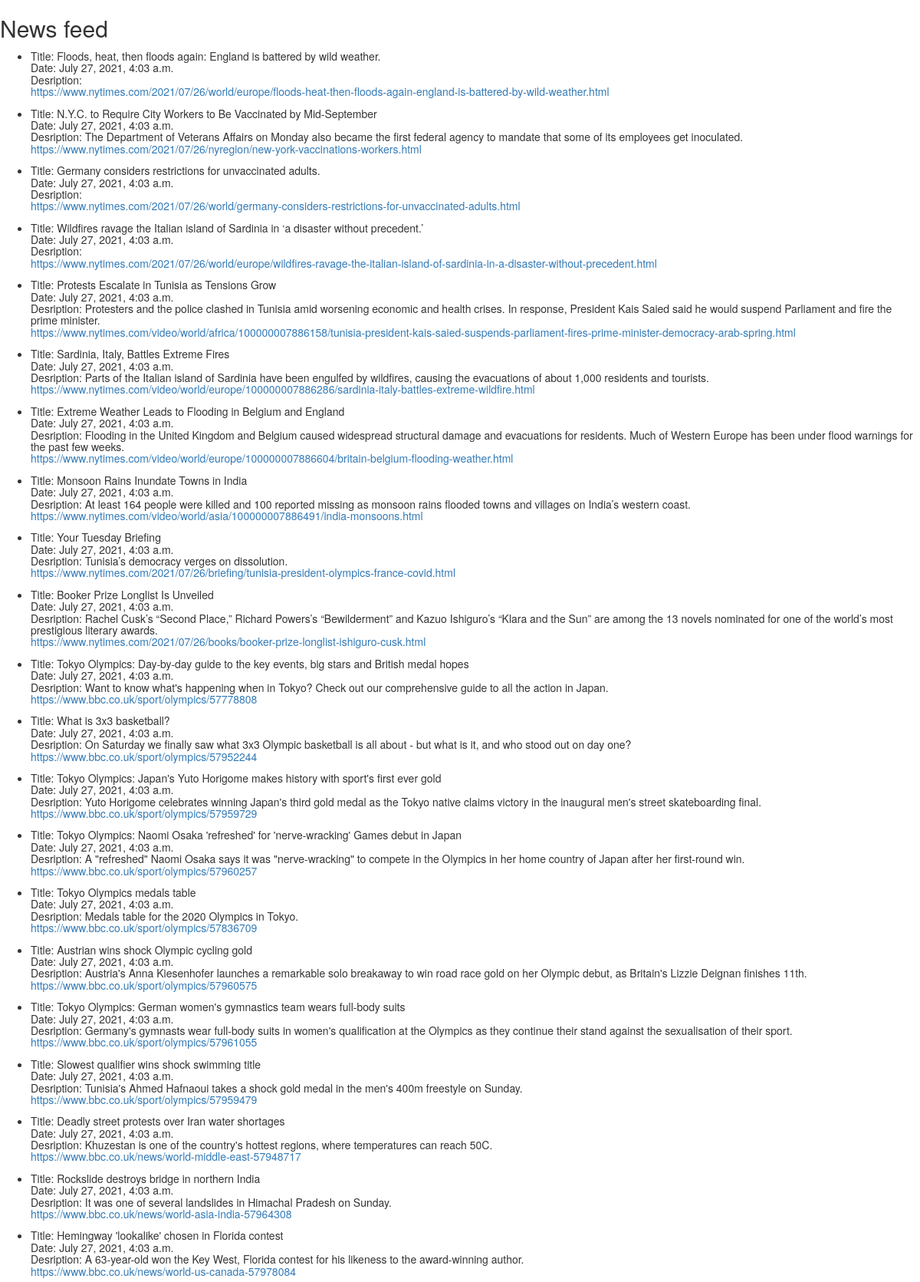
The page / (upper part) on the database its author committed.
### feed/models.py (models this page shows, shortened)
class RssFeedItems(models.Model):
    title = models.CharField(max_length=255)
    feed = models.ForeignKey(RssFeed, on_delete=models.PROTECT, blank=True)
    link = models.CharField(max_length=255)
    thumbnail = models.ImageField()
    desc = models.TextField(null=True, blank=True)
    slug = models.SlugField(max_length=255, null=False)
    created_at = models.DateTimeField(auto_now_add=True)
    class Meta:
        ordering = ["-created_at"]

### feed/views.py (the view, shortened to what this page needs)
# urls.py: urlpatterns = [path("", RssFeedItemsView.as_view(), name="feed_list")]
class RssFeedItemsView(ListView):
    model = RssFeedItems
    queryset = RssFeedItems.objects.all()
    template_name = "feeds.html"
    context_object_name = "feed_list"
    def get_queryset(self):
        links = RssFeed.objects.values_list("link", flat=True)
        for l in links:
            feed = feedparser.parse(l)
        items = RssFeedItems.objects.all()
        return items

### feed/templates/feeds.html
{% extends 'base.html' %}
{% block content %}
<h2> News feed</h2>
<ul>
    {% for feed in feed_list %}
    <li>
        <h5>
            Title:
            {{feed.title}}<br>
            Date:
            {{feed.created_at}}
            <br>
            Desription:
            {{feed.desc}} <br>
            <a href="{{ feed.link }}" target="_blank">{{ feed.link }} </a>
        </h5>
    </li>
    {% endfor %}
</ul>
{% endblock %}

### feed/templates/base.html (shortened to what this page needs)
{% load static %}
<!DOCTYPE html>
<html lang="en">
    <head>
        <link rel="stylesheet" href="https://maxcdn.bootstrapcdn.com/bootstrap/3.3.4/css/bootstrap.min.css">
        <link rel="stylesheet" href="https://maxcdn.bootstrapcdn.com/bootstrap/3.3.4/css/bootstrap-theme.min.css">
    </head>
    <body>
        {% block content %}
        {% endblock %}
    </body>
</html>

### rows shown on the page
RssFeedItems: title "Floods, heat, then floods again: England is battered by wild weather.", created_at "July 27, 2021, 4:03 a.m.", link "https://www.nytimes.com/2021/07/26/world/europe/floods-heat-then-floods-again-england-is-battered-by-wild-weather.html"
RssFeedItems: title "N.Y.C. to Require City Workers to Be Vaccinated by Mid-September", created_at "July 27, 2021, 4:03 a.m.", desc "The Department of Veterans Affairs on Monday also became the first federal agency to mandate that some of its employees get inoculated.", link "https://www.nytimes.com/2021/07/26/nyregion/new-york-vaccinations-workers.html"
RssFeedItems: title "Germany considers restrictions for unvaccinated adults.", created_at "July 27, 2021, 4:03 a.m.", link "https://www.nytimes.com/2021/07/26/world/germany-considers-restrictions-for-unvaccinated-adults.html"
RssFeedItems: title "Wildfires ravage the Italian island of Sardinia in ‘a disaster without precedent.’", created_at "July 27, 2021, 4:03 a.m.", link "https://www.nytimes.com/2021/07/26/world/europe/wildfires-ravage-the-italian-island-of-sardinia-in-a-disaster-without-precedent.html"
RssFeedItems: title "Protests Escalate in Tunisia as Tensions Grow", created_at "July 27, 2021, 4:03 a.m.", desc "Protesters and the police clashed in Tunisia amid worsening economic and health crises. In response, President Kais Saied said he would suspend Parliament and fire the prime minister.", link "https://www.nytimes.com/video/world/africa/100000007886158/tunisia-president-kais-saied-suspends-parliament-fires-prime-minister-democracy-arab-spring.html"
RssFeedItems: title "Sardinia, Italy, Battles Extreme Fires", created_at "July 27, 2021, 4:03 a.m.", desc "Parts of the Italian island of Sardinia have been engulfed by wildfires, causing the evacuations of about 1,000 residents and tourists.", link "https://www.nytimes.com/video/world/europe/100000007886286/sardinia-italy-battles-extreme-wildfire.html"
RssFeedItems: title "Extreme Weather Leads to Flooding in Belgium and England", created_at "July 27, 2021, 4:03 a.m.", desc "Flooding in the United Kingdom and Belgium caused widespread structural damage and evacuations for residents. Much of Western Europe has been under flood warnings for the past few weeks.", link "https://www.nytimes.com/video/world/europe/100000007886604/britain-belgium-flooding-weather.html"
RssFeedItems: title "Monsoon Rains Inundate Towns in India", created_at "July 27, 2021, 4:03 a.m.", desc "At least 164 people were killed and 100 reported missing as monsoon rains flooded towns and villages on India’s western coast.", link "https://www.nytimes.com/video/world/asia/100000007886491/india-monsoons.html"
RssFeedItems: title "Your Tuesday Briefing", created_at "July 27, 2021, 4:03 a.m.", desc "Tunisia’s democracy verges on dissolution.", link "https://www.nytimes.com/2021/07/26/briefing/tunisia-president-olympics-france-covid.html"
RssFeedItems: title "Booker Prize Longlist Is Unveiled", created_at "July 27, 2021, 4:03 a.m.", desc "Rachel Cusk’s “Second Place,” Richard Powers’s “Bewilderment” and Kazuo Ishiguro’s “Klara and the Sun” are among the 13 novels nominated for one of the world’s most prestigious literary awards.", link "https://www.nytimes.com/2021/07/26/books/booker-prize-longlist-ishiguro-cusk.html"
RssFeedItems: title "Tokyo Olympics: Day-by-day guide to the key events, big stars and British medal hopes", created_at "July 27, 2021, 4:03 a.m.", desc "Want to know what's happening when in Tokyo? Check out our comprehensive guide to all the action in Japan.", link "https://www.bbc.co.uk/sport/olympics/57778808"
RssFeedItems: title "What is 3x3 basketball?", created_at "July 27, 2021, 4:03 a.m.", desc "On Saturday we finally saw what 3x3 Olympic basketball is all about - but what is it, and who stood out on day one?", link "https://www.bbc.co.uk/sport/olympics/57952244"
RssFeedItems: title "Tokyo Olympics: Japan's Yuto Horigome makes history with sport's first ever gold", created_at "July 27, 2021, 4:03 a.m.", desc "Yuto Horigome celebrates winning Japan's third gold medal as the Tokyo native claims victory in the inaugural men's street skateboarding final.", link "https://www.bbc.co.uk/sport/olympics/57959729"
RssFeedItems: title "Tokyo Olympics: Naomi Osaka 'refreshed' for 'nerve-wracking' Games debut in Japan", created_at "July 27, 2021, 4:03 a.m.", desc "A \"refreshed\" Naomi Osaka says it was \"nerve-wracking\" to compete in the Olympics in her home country of Japan after her first-round win.", link "https://www.bbc.co.uk/sport/olympics/57960257"
RssFeedItems: title "Tokyo Olympics medals table", created_at "July 27, 2021, 4:03 a.m.", desc "Medals table for the 2020 Olympics in Tokyo.", link "https://www.bbc.co.uk/sport/olympics/57836709"
RssFeedItems: title "Austrian wins shock Olympic cycling gold", created_at "July 27, 2021, 4:03 a.m.", desc "Austria's Anna Kiesenhofer launches a remarkable solo breakaway to win road race gold on her Olympic debut, as Britain's Lizzie Deignan finishes 11th.", link "https://www.bbc.co.uk/sport/olympics/57960575"
RssFeedItems: title "Tokyo Olympics: German women's gymnastics team wears full-body suits", created_at "July 27, 2021, 4:03 a.m.", desc "Germany's gymnasts wear full-body suits in women's qualification at the Olympics as they continue their stand against the sexualisation of their sport.", link "https://www.bbc.co.uk/sport/olympics/57961055"
RssFeedItems: title "Slowest qualifier wins shock swimming title", created_at "July 27, 2021, 4:03 a.m.", desc "Tunisia's Ahmed Hafnaoui takes a shock gold medal in the men's 400m freestyle on Sunday.", link "https://www.bbc.co.uk/sport/olympics/57959479"
RssFeedItems: title "Deadly street protests over Iran water shortages", created_at "July 27, 2021, 4:03 a.m.", desc "Khuzestan is one of the country's hottest regions, where temperatures can reach 50C.", link "https://www.bbc.co.uk/news/world-middle-east-57948717"
RssFeedItems: title "Rockslide destroys bridge in northern India", created_at "July 27, 2021, 4:03 a.m.", desc "It was one of several landslides in Himachal Pradesh on Sunday.", link "https://www.bbc.co.uk/news/world-asia-india-57964308"
RssFeedItems: title "Hemingway 'lookalike' chosen in Florida contest", created_at "July 27, 2021, 4:03 a.m.", desc "A 63-year-old won the Key West, Florida contest for his likeness to the award-winning author.", link "https://www.bbc.co.uk/news/world-us-canada-57978084"
